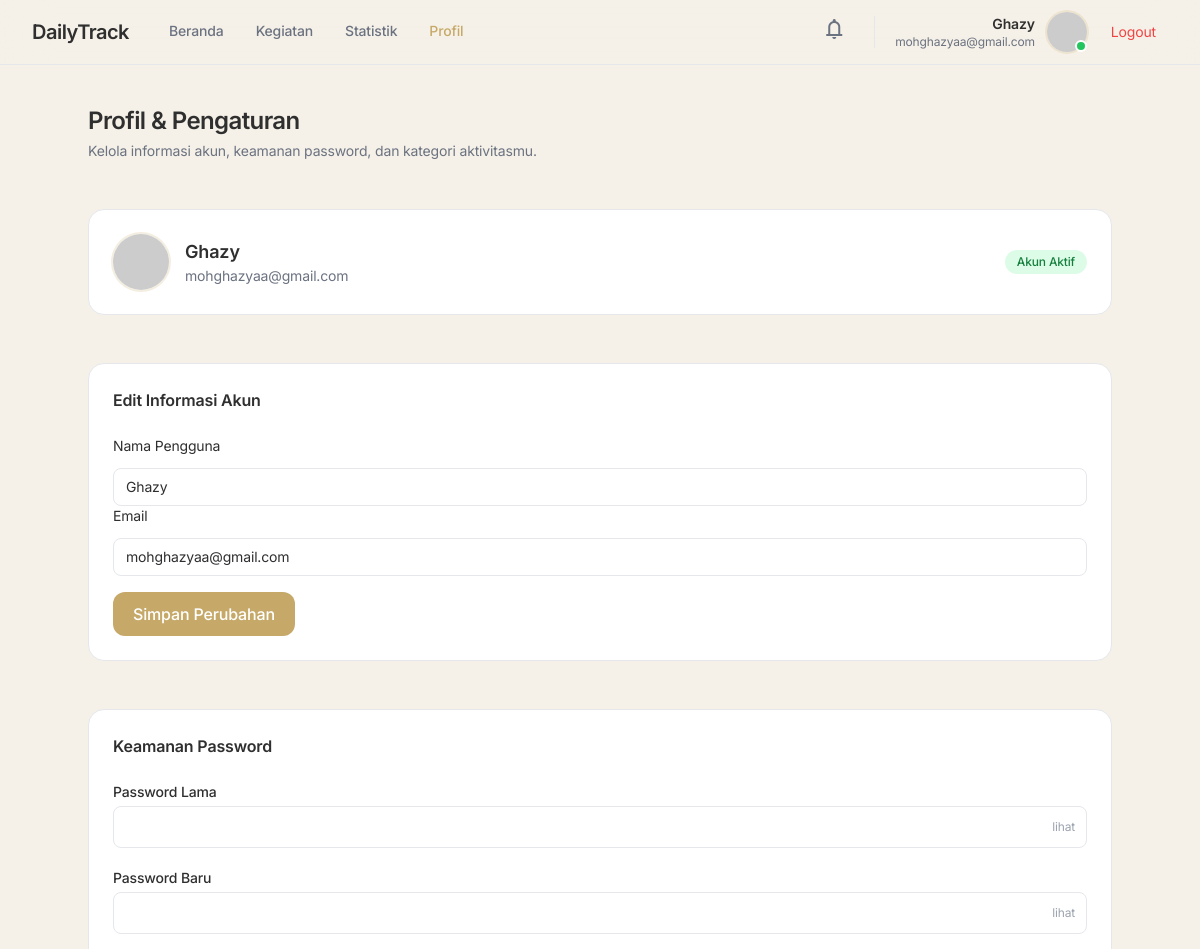
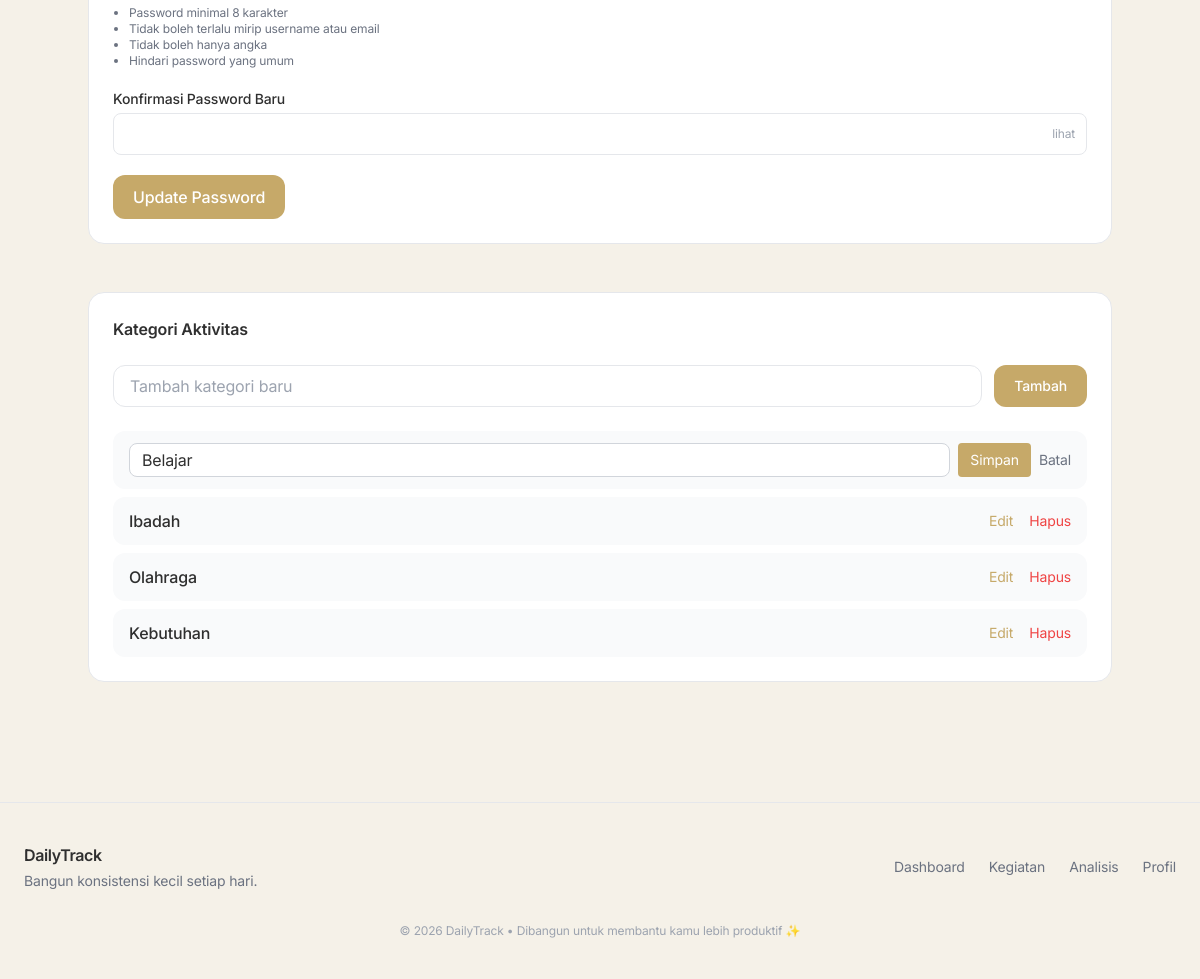
Screenshot of /profile/?edit=1 (signed in) with the database file from the repository (2 pictures, top to bottom).
### tracker/models.py (models this page shows, shortened)
class Kategori(models.Model):
 user = models.ForeignKey(User, on_delete=models.CASCADE)
 nama = models.CharField(max_length=100)
 class Meta:
  verbose_name_plural = "Kategori"

### tracker/views/profile.py (the view, shortened to what this page needs)
# urls.py: path('profile/', views.profile, name='profile'),
@login_required(login_url='login')
def profile(request):
    kategori = Kategori.objects.filter(user=request.user)
    edit_id = request.GET.get('edit')
    form_user = FormUser(instance=request.user)
    form_password = CustomPasswordChangeForm(request.user)
    return render(request, 'kegiatan/profile.html', {
        'kategori': kategori,
        'form_user': form_user,
        'form_password': form_password,
        'edit_id': edit_id
    })

### tracker/forms.py
class FormUser(forms.ModelForm):
    class Meta:
        model = User
        fields = ['username', 'email']
        widgets = {
            'username': forms.TextInput(attrs={
                'class': 'w-full border border-[#E5E7EB] rounded-lg px-3 py-2 focus:ring-2 focus:ring-[#C6A969]/30 outline-none'
            }),
            'email': forms.EmailInput(attrs={
                'class': 'w-full border border-[#E5E7EB] rounded-lg px-3 py-2 focus:ring-2 focus:ring-[#C6A969]/30 outline-none'
            })
        }

class CustomPasswordChangeForm(PasswordChangeForm):
    old_password = forms.CharField(
        widget=forms.PasswordInput(attrs={
            "class": "w-full border border-[#E5E7EB] rounded-lg px-3 py-2 pr-16 focus:ring-2 focus:ring-[#C6A969]/30 outline-none"
        })
    )
    new_password1 = forms.CharField(
        widget=forms.PasswordInput(attrs={
            "class": "w-full border border-[#E5E7EB] rounded-lg px-3 py-2 pr-16 focus:ring-2 focus:ring-[#C6A969]/30 outline-none"
        })
    )
    new_password2 = forms.CharField(
        widget=forms.PasswordInput(attrs={
            "class": "w-full border border-[#E5E7EB] rounded-lg px-3 py-2 pr-16 focus:ring-2 focus:ring-[#C6A969]/30 outline-none"
        })
    )

### tracker/templates/kegiatan/profile.html (shortened to what this page needs)
{% extends 'base.html' %} {% block isi %}
<div class="max-w-5xl mx-auto space-y-12">
  <div>
    <h1 class="text-2xl font-semibold tracking-tight">Profil & Pengaturan</h1>
    <p class="text-sm text-gray-500 mt-1">
      Kelola informasi akun, keamanan password, dan kategori aktivitasmu.
    </p>
  </div>
  <div
    class="bg-white border border-[#E5E7EB] rounded-2xl p-6 flex items-center justify-between"
  >
    <div class="flex items-center gap-4">
      <img
        class="w-14 h-14 rounded-full object-cover ring-2 ring-[#C6A969]/20"
        src="https://ui-avatars.com/api/?name={{ request.user.username }}&background=F5F1E8&color=2F2F2F"
        alt="avatar"
      />
      <div>
        <p class="font-semibold text-lg">{{ request.user.username }}</p>
        <p class="text-sm text-gray-500">
          {{ request.user.email|default:"Email belum ditambahkan" }}
        </p>
      </div>
    </div>
    <span
      class="text-xs bg-green-100 text-green-700 px-3 py-1 rounded-full font-medium"
    >
      Akun Aktif
    </span>
  </div>
  <div class="bg-white border border-[#E5E7EB] rounded-2xl p-6">
    <h3 class="font-semibold mb-6">Edit Informasi Akun</h3>
    <form method="post" class="space-y-4">
      <div class="space-y-3 text-sm">
        <label>Nama Pengguna</label>
        {{ form_user.username }}
        <label>Email</label>
        {{ form_user.email }}
      </div>
      <button
        class="bg-[#C6A969] hover:opacity-90 text-white px-5 py-2.5 rounded-xl font-medium transition"
      >
        Simpan Perubahan
      </button>
    </form>
  </div>
  <div class="bg-white border border-[#E5E7EB] rounded-2xl p-6">
    <h3 class="font-semibold mb-6">Keamanan Password</h3>
    <form method="post" class="space-y-5">
      <div>
        <label class="text-sm font-medium block mb-1"> Password Lama </label>
        <div class="relative">
          {{ form_password.old_password }}
          <button
            type="button"
            class="togglePassword absolute right-3 top-1/2 -translate-y-1/2 text-gray-400 text-xs"
          >
            lihat
          </button>
        </div>
      </div>
      <div>
        <label class="text-sm font-medium block mb-1"> Password Baru </label>
        <div class="relative">
          {{ form_password.new_password1 }}
          <button
            type="button"
            class="togglePassword absolute right-3 top-1/2 -translate-y-1/2 text-gray-400 text-xs"
          >
            lihat
          </button>
        </div>
      </div>
      <ul class="text-xs text-gray-500 ml-4 list-disc">
        <li>Password minimal 8 karakter</li>
        <li>Tidak boleh terlalu mirip username atau email</li>
        <li>Tidak boleh hanya angka</li>
        <li>Hindari password yang umum</li>
      </ul>
      <div>
        <label class="text-sm font-medium block mb-1">
          Konfirmasi Password Baru
        </label>
        <div class="relative">
          {{ form_password.new_password2 }}
          <button
            type="button"
            class="togglePassword absolute right-3 top-1/2 -translate-y-1/2 text-gray-400 text-xs"
          >
            lihat
          </button>
        </div>
      </div>
      <button
        name="update_password"
        class="bg-[#C6A969] hover:opacity-90 text-white px-5 py-2.5 rounded-xl font-medium transition"
      >
        Update Password
      </button>
    </form>
  </div>
  <div class="bg-white border border-[#E5E7EB] rounded-2xl p-6">
    <h3 class="font-semibold mb-6">Kategori Aktivitas</h3>
    <form
      method="post"
      action="{% url 'tambah_kategori' %}"
      class="flex gap-3 mb-6"
    >
      <input
        type="text"
        name="nama"
        placeholder="Tambah kategori baru"
        class="flex-1 border border-[#E5E7EB] rounded-xl px-4 py-2 focus:ring-2 focus:ring-[#C6A969]/30 outline-none"
      />
      <button
        class="bg-[#C6A969] hover:opacity-90 text-white px-5 rounded-xl text-sm font-medium"
      >
        Tambah
      </button>
    </form>
    <div class="space-y-2">
      {% for k in kategori %}
      <div
        id="kategori-{{ k.id }}"
        class="bg-gray-50 rounded-xl px-4 py-3 flex items-center justify-between"
      >
        {% if edit_id == k.id|stringformat:"s" %}
        <form method="post" class="flex gap-2 w-full">
          <input
            type="text"
            name="nama"
            value="{{ k.nama }}"
            class="flex-1 border border-gray-300 rounded-lg px-3 py-1"
          />
          <button
            name="edit_kategori"
            class="bg-[#C6A969] text-white px-3 rounded text-sm"
          >
            Simpan
          </button>
          <a
            href="{% url 'profile' %}"
            class="text-gray-500 text-sm flex items-center"
          >
            Batal
          </a>
        </form>
        {% else %}
        <span class="font-medium"> {{ k.nama }} </span>
        <div class="flex gap-4 text-sm">
          <a
            href="?edit={{ k.id }}#kategori-{{ k.id }}"
            class="text-[#C6A969] hover:underline"
          >
            Edit
          </a>
          <a
            href="{% url 'hapus_kategori' k.id %}"
            class="text-red-500 hover:underline deleteKategori"
          >
            Hapus
          </a>
        </div>
        {% endif %}
      </div>
      {% empty %}
      <p class="text-gray-400 text-sm">Belum ada kategori aktivitas.</p>
      {% endfor %}
    </div>
  </div>
</div>
{% endblock %}

### tracker/templates/base.html (shortened to what this page needs)
{% load static %}
<!doctype html>
<html lang="en">
  <head>
    <script src="https://cdn.tailwindcss.com"></script>
  </head>
  <body class="bg-[#F5F1E8] text-[#2F2F2F] min-h-screen antialiased">
    <header
      class="sticky top-0 z-50 backdrop-blur-xl bg-[#F5F1E8]/80 border-b border-[#E5E7EB]"
    >
      <div
        class="max-w-7xl mx-auto px-8 h-16 flex items-center justify-between"
      >
        <div class="flex items-center gap-10">
          <a
            href="{% url 'dashboard' %}"
            class="text-xl font-semibold tracking-tight"
          >
            DailyTrack
          </a>
          {% if user.is_authenticated %}
          <nav
            class="hidden md:flex items-center gap-8 text-[14px] font-medium"
          >
            {% url 'dashboard' as dashboard_url %}
            <a
              href="{{ dashboard_url }}"
              class="relative pb-1 transition {% if request.path == dashboard_url or request.path == '/' %} text-[#C6A969] {% else %} text-gray-500 hover:text-black {% endif %}"
            >
              Beranda
            </a>
            {% url 'semua_kegiatan' as kegiatan_url %}
            <a
              href="{{ kegiatan_url }}"
              class="relative pb-1 transition {% if 'kegiatan' in request.path %} text-[#C6A969] {% else %} text-gray-500 hover:text-black {% endif %}"
            >
              Kegiatan
            </a>
            {% url 'analytics' as analytics_url %}
            <a
              href="{{ analytics_url }}"
              class="relative pb-1 transition {% if 'analytics' in request.path %} text-[#C6A969] {% else %} text-gray-500 hover:text-black {% endif %}"
            >
              Statistik
            </a>
            <a
              href="{% url 'profile' %}"
              class="relative pb-1 transition {% if 'profile' in request.path %} text-[#C6A969] {% else %} text-gray-500 hover:text-black {% endif %}"
            >
              Profil
            </a>
          </nav>
          {% endif %}
        </div>
        {% if user.is_authenticated %}
        <div class="flex items-center gap-5">
          <button class="p-2 rounded-full hover:bg-white transition">
            <span class="material-symbols-outlined text-gray-500">
            </span>
          </button>
          <div class="flex items-center gap-3">
            <div class="text-right hidden sm:block">
              <p class="text-sm font-semibold">{{ request.user.username }}</p>
              {% if request.user.email %}
              <p class="text-xs text-gray-500">{{ request.user.email }}</p>
              {% endif %}
            </div>
            <div class="relative">
              <img
                class="w-10 h-10 rounded-full object-cover ring-2 ring-[#C6A969]/20"
                src="https://ui-avatars.com/api/?name={{ request.user.username }}&background=F5F1E8&color=2F2F2F"
                alt="avatar"
              />
              <div
                class="absolute bottom-0 right-0 w-3 h-3 bg-green-500 border-2 border-white rounded-full"
              ></div>
            </div>
            <form action="{% url 'logout' %}" method="post">
              <button
                class="text-sm px-3 py-2 rounded-lg text-red-500 hover:bg-red-50 transition"
              >
                Logout
              </button>
            </form>
          </div>
        </div>
        {% endif %}
      </div>
    </header>
    <main class="max-w-6xl mx-auto px-8 py-10">
      {% block isi %} {% endblock %}
    </main>
    <footer class="mt-20 border-t border-[#E5E7EB] bg-[#F5F1E8]">
      <div class="max-w-7xl mx-auto px-6 py-10">
        <div
          class="flex flex-col md:flex-row items-center justify-between gap-6"
        >
          <div class="text-center md:text-left">
            <h3 class="text-base font-semibold tracking-tight">DailyTrack</h3>
            <p class="text-sm text-gray-500 mt-1">
              Bangun konsistensi kecil setiap hari.
            </p>
          </div>
          <div class="flex items-center gap-6 text-sm text-gray-500">
            <a
              href="{% url 'dashboard' %}"
              class="hover:text-[#C6A969] transition"
            >
              Dashboard
            </a>
            <a
              href="{% url 'semua_kegiatan' %}"
              class="hover:text-[#C6A969] transition"
            >
              Kegiatan
            </a>
            <a
              href="{% url 'analytics' %}"
              class="hover:text-[#C6A969] transition"
            >
              Analisis
            </a>
            <a
              href="{% url 'profile' %}"
              class="hover:text-[#C6A969] transition"
            >
              Profil
            </a>
          </div>
        </div>
        <div class="text-center text-xs text-gray-400 mt-8">
          © 2026 DailyTrack • Dibangun untuk membantu kamu lebih produktif ✨
        </div>
      </div>
    </footer>
  </body>
</html>

### tracker/templates/base.html (style rules this page uses)
body { font-family: "Inter", sans-serif; letter-spacing: -0.01em; }

### rows the page displays
Kategori: nama "Belajar"
Kategori: nama "Ibadah"
Kategori: nama "Olahraga"
Kategori: nama "Kebutuhan"

### other values shown
{{ request.user.username }} "Ghazy"
{{ request.user.email }} "mohghazyaa@gmail.com"
{{ request.user.email|default:"Email belum ditambahkan" }} "mohghazyaa@gmail.com"
